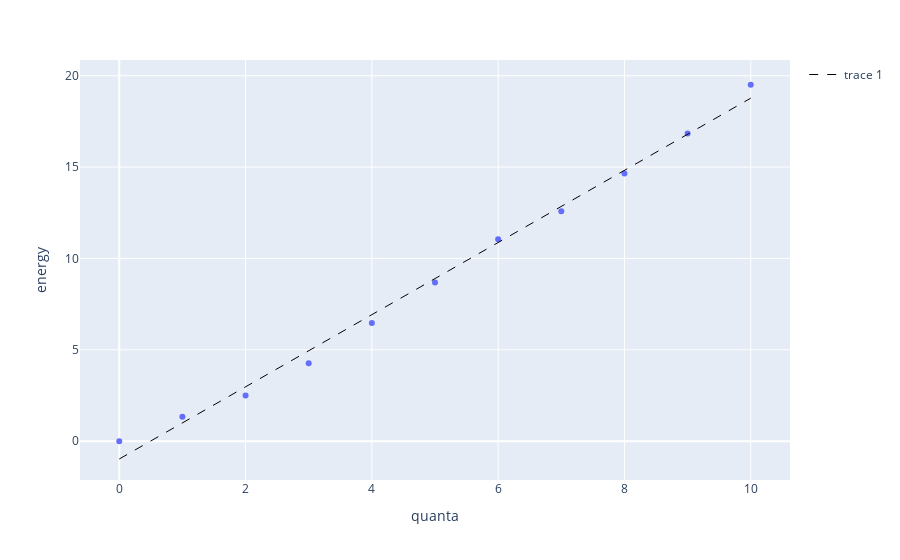

Here is the notebook cell this chart was saved with:
### Code cell
test_nucleus = residuals_df[residuals_df['name'] == '60Ni']

fig = px.scatter(test_nucleus, x="quanta", y="energy")
fig.add_scatter(x=test_nucleus["quanta"], 
                y=(test_nucleus["energy_quantum"] * test_nucleus["quanta"] + test_nucleus['zero_point_energy']), 
                mode='lines', line_width=1, line_dash="dash", line_color="black")
fig.show()

### Figure 1 — Plotly figure (JSON) as saved in the notebook; plotly's stock layout.template omitted (floating-point values rounded to 4 significant figures)
{"data": [{"hovertemplate": "quanta=%{x}<br>energy=%{y}<extra></extra>", "legendgroup": "", "marker": {"color": "#636efa", "symbol": "circle"}, "mode": "markers", "name": "", "orientation": "v", "showlegend": false, "type": "scatter", "x": [0, 1, 2, 3, 4, 5, 6, 7, 8, 9, 10], "xaxis": "x", "y": [0, 1.333, 2.506, 4.265, 6.461, 8.689, 11.04, 12.58, 14.65, 16.84, 19.5], "yaxis": "y"}, {"line": {"color": "black", "dash": "dash", "width": 1}, "mode": "lines", "type": "scatter", "x": [0, 1, 2, 3, 4, 5, 6, 7, 8, 9, 10], "y": [-0.9752, 0.9993, 2.974, 4.948, 6.923, 8.897, 10.87, 12.85, 14.82, 16.79, 18.77]}], "layout": {"legend": {"tracegroupgap": 0}, "margin": {"t": 60}, "xaxis": {"anchor": "y", "domain": [0, 1], "title": {"text": "quanta"}}, "yaxis": {"anchor": "x", "domain": [0, 1], "title": {"text": "energy"}}}}
